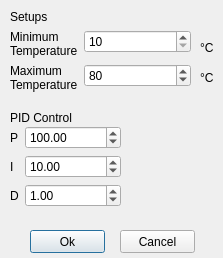
<?xml version="1.0" encoding="UTF-8"?>
<ui version="4.0">
 <class>Dialog</class>
 <widget class="QDialog" name="Dialog">
  <property name="geometry">
   <rect>
    <x>0</x>
    <y>0</y>
    <width>223</width>
    <height>258</height>
   </rect>
  </property>
  <property name="windowTitle">
   <string>Heating Device Settings</string>
  </property>
  <widget class="QWidget" name="formLayoutWidget">
   <property name="geometry">
    <rect>
     <x>10</x>
     <y>10</y>
     <width>181</width>
     <height>87</height>
    </rect>
   </property>
   <layout class="QFormLayout" name="formLayout">
    <item row="0" column="0">
     <widget class="QLabel" name="xAxisLabel">
      <property name="text">
       <string>Setups</string>
      </property>
     </widget>
    </item>
    <item row="1" column="0">
     <widget class="QLabel" name="amplificationLabel">
      <property name="text">
       <string>Minimum 
Temperature</string>
      </property>
     </widget>
    </item>
    <item row="1" column="1">
     <widget class="QSpinBox" name="spinBox_minTemp">
      <property name="minimum">
       <number>10</number>
      </property>
      <property name="maximum">
       <number>80</number>
      </property>
      <property name="value">
       <number>10</number>
      </property>
     </widget>
    </item>
    <item row="2" column="0">
     <widget class="QLabel" name="maxHysteresisLabel">
      <property name="text">
       <string>Maximum
Temperature</string>
      </property>
     </widget>
    </item>
    <item row="2" column="1">
     <widget class="QSpinBox" name="spinBox_maxTemp">
      <property name="minimum">
       <number>20</number>
      </property>
      <property name="maximum">
       <number>200</number>
      </property>
      <property name="value">
       <number>80</number>
      </property>
     </widget>
    </item>
   </layout>
  </widget>
  <widget class="QPushButton" name="pushButton_ok">
   <property name="geometry">
    <rect>
     <x>30</x>
     <y>230</y>
     <width>75</width>
     <height>23</height>
    </rect>
   </property>
   <property name="text">
    <string>Ok</string>
   </property>
  </widget>
  <widget class="QPushButton" name="pushButton_cancel">
   <property name="geometry">
    <rect>
     <x>120</x>
     <y>230</y>
     <width>75</width>
     <height>23</height>
    </rect>
   </property>
   <property name="text">
    <string>Cancel</string>
   </property>
  </widget>
  <widget class="QLabel" name="label">
   <property name="geometry">
    <rect>
     <x>200</x>
     <y>40</y>
     <width>21</width>
     <height>16</height>
    </rect>
   </property>
   <property name="text">
    <string>°C</string>
   </property>
  </widget>
  <widget class="QLabel" name="label_2">
   <property name="geometry">
    <rect>
     <x>200</x>
     <y>70</y>
     <width>21</width>
     <height>16</height>
    </rect>
   </property>
   <property name="text">
    <string>°C</string>
   </property>
  </widget>
  <widget class="QWidget" name="formLayoutWidget_2">
   <property name="geometry">
    <rect>
     <x>10</x>
     <y>126</y>
     <width>111</width>
     <height>91</height>
    </rect>
   </property>
   <layout class="QFormLayout" name="formLayout_2">
    <item row="0" column="0">
     <widget class="QLabel" name="amplificationLabel_2">
      <property name="text">
       <string>P</string>
      </property>
     </widget>
    </item>
    <item row="1" column="0">
     <widget class="QLabel" name="maxHysteresisLabel_2">
      <property name="text">
       <string>I</string>
      </property>
     </widget>
    </item>
    <item row="2" column="0">
     <widget class="QLabel" name="dLabel">
      <property name="text">
       <string>D</string>
      </property>
     </widget>
    </item>
    <item row="0" column="1">
     <widget class="QDoubleSpinBox" name="spinBox_P">
      <property name="maximum">
       <double>1000.000000000000000</double>
      </property>
      <property name="value">
       <double>100.000000000000000</double>
      </property>
     </widget>
    </item>
    <item row="1" column="1">
     <widget class="QDoubleSpinBox" name="spinBox_I">
      <property name="maximum">
       <double>1000.000000000000000</double>
      </property>
      <property name="singleStep">
       <double>1.000000000000000</double>
      </property>
      <property name="value">
       <double>10.000000000000000</double>
      </property>
     </widget>
    </item>
    <item row="2" column="1">
     <widget class="QDoubleSpinBox" name="spinBox_D">
      <property name="value">
       <double>1.000000000000000</double>
      </property>
     </widget>
    </item>
   </layout>
  </widget>
  <widget class="QLabel" name="xAxisLabel_2">
   <property name="geometry">
    <rect>
     <x>10</x>
     <y>110</y>
     <width>68</width>
     <height>15</height>
    </rect>
   </property>
   <property name="text">
    <string>PID Control</string>
   </property>
  </widget>
 </widget>
 <resources/>
 <connections/>
</ui>
